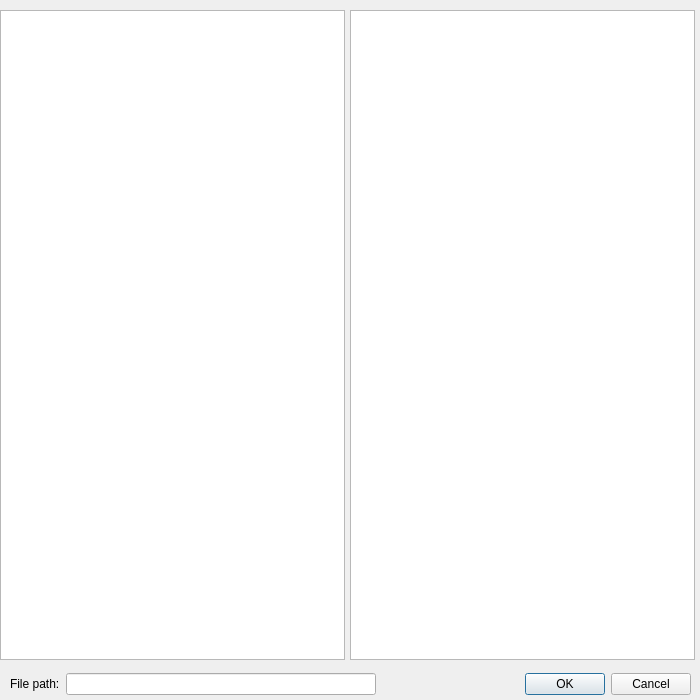
<?xml version="1.0" encoding="UTF-8"?>
<ui version="4.0">
 <class>FileExplorerDialog</class>
 <widget class="QDialog" name="FileExplorerDialog">
  <property name="geometry">
   <rect>
    <x>0</x>
    <y>0</y>
    <width>700</width>
    <height>700</height>
   </rect>
  </property>
  <property name="windowTitle">
   <string>Dialog</string>
  </property>
  <widget class="QTreeView" name="treeView">
   <property name="geometry">
    <rect>
     <x>0</x>
     <y>10</y>
     <width>345</width>
     <height>650</height>
    </rect>
   </property>
  </widget>
  <widget class="QListView" name="listView">
   <property name="geometry">
    <rect>
     <x>350</x>
     <y>10</y>
     <width>345</width>
     <height>650</height>
    </rect>
   </property>
  </widget>
  <widget class="QWidget" name="">
   <property name="geometry">
    <rect>
     <x>10</x>
     <y>670</y>
     <width>681</width>
     <height>29</height>
    </rect>
   </property>
   <layout class="QGridLayout" name="gridLayout">
    <item row="0" column="0">
     <widget class="QLabel" name="label">
      <property name="text">
       <string>File path:</string>
      </property>
     </widget>
    </item>
    <item row="0" column="1">
     <widget class="QLineEdit" name="lineEdit"/>
    </item>
    <item row="0" column="2">
     <widget class="QDialogButtonBox" name="buttonBox">
      <property name="orientation">
       <enum>Qt::Horizontal</enum>
      </property>
      <property name="standardButtons">
       <set>QDialogButtonBox::Cancel|QDialogButtonBox::Ok</set>
      </property>
     </widget>
    </item>
   </layout>
  </widget>
 </widget>
 <resources/>
 <connections>
  <connection>
   <sender>buttonBox</sender>
   <signal>accepted()</signal>
   <receiver>FileExplorerDialog</receiver>
   <slot>accept()</slot>
   <hints>
    <hint type="sourcelabel">
     <x>248</x>
     <y>254</y>
    </hint>
    <hint type="destinationlabel">
     <x>157</x>
     <y>274</y>
    </hint>
   </hints>
  </connection>
  <connection>
   <sender>buttonBox</sender>
   <signal>rejected()</signal>
   <receiver>FileExplorerDialog</receiver>
   <slot>reject()</slot>
   <hints>
    <hint type="sourcelabel">
     <x>316</x>
     <y>260</y>
    </hint>
    <hint type="destinationlabel">
     <x>286</x>
     <y>274</y>
    </hint>
   </hints>
  </connection>
 </connections>
</ui>
